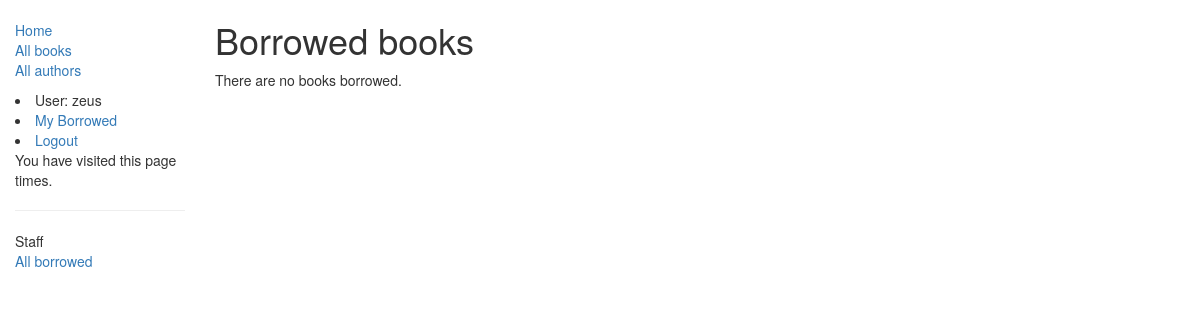
Before: /catalog/mybooks/ (signed in) with the older database file.
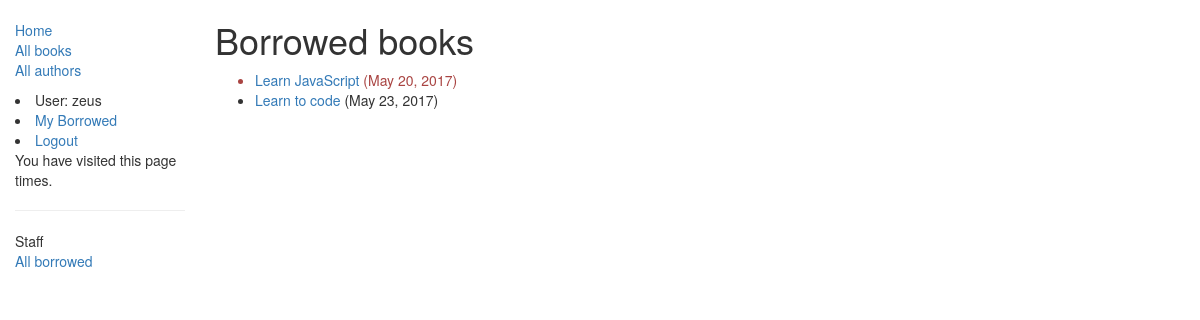
After: the same page with the newer database file.
### catalog/models.py (models this page shows, shortened)
class BookInstance(models.Model):
    id = models.UUIDField(primary_key=True, default=uuid.uuid4, help_text="Unique ID for this particular book across whole library")
    book = models.ForeignKey('Book', on_delete=models.SET_NULL, null=True)
    imprint = models.CharField(max_length=200)
    due_back = models.DateField(null=True, blank=True)
    LOAN_STATUS = (
        ('d', 'Maintenance'),
        ('o', 'On loan'),
        ('a', 'Available'),
        ('r', 'Reserved'),
    )
    status = models.CharField(max_length=1, choices=LOAN_STATUS, blank=True, default='d', help_text='Book availability')
    borrower = models.ForeignKey(User, on_delete=models.SET_NULL, null=True, blank=True)
    @property
    def is_overdue(self):
        if date.today() > self.due_back:
            return True
        return False
    class Meta:
        ordering = ["due_back"]
        permissions = (("can_mark_returned", "Set book as returned"),)

class Book(models.Model):
    title = models.CharField(max_length=200)
    author = models.ForeignKey('Author', on_delete=models.SET_NULL, null=True)
    summary = models.TextField(max_length=1000, help_text="Enter a brief description of the book")
    isbn = models.CharField('ISBN',max_length=13, help_text='13 Character <a href="https://www.isbn-international.org/content/what-isbn">ISBN number</a>')
    genre = models.ManyToManyField(Genre, help_text="Select a genre for this book")
    def display_genre(self):
        """
        Creates a string for the Genre. This is required to display genre in Admin.
        """
        return ', '.join([ genre.name for genre in self.genre.all()[:3] ])
    display_genre.short_description = 'Genre'

### catalog/views.py (the view)
class LoanedBooksByUserListView(LoginRequiredMixin,generic.ListView):
    model = BookInstance
    template_name ='catalog/bookinstance_list_borrowed_user.html'
    paginate_by = 10
    def get_queryset(self):
        return BookInstance.objects.filter(borrower=self.request.user).filter(status__exact='o').order_by('due_back')

### catalog/templates/catalog/bookinstance_list_borrowed_user.html
{% extends "base_generic.html" %}
{% block content %}
    <h1>Borrowed books</h1>
    {% if bookinstance_list %}
    <ul>
      {% for bookinst in bookinstance_list %}
      <li class="{% if bookinst.is_overdue %}text-danger{% endif %}">
        <a href="{% url 'book-detail' bookinst.book.pk %}">{{bookinst.book.title}}</a> ({{ bookinst.due_back }})
      </li>
      {% endfor %}
    </ul>
    {% else %}
      <p>There are no books borrowed.</p>
    {% endif %}
{% endblock %}

Changed rows visible on the page:
now on this page (row edited): BookInstance: book "Learn JavaScript", due_back "May 20, 2017"
now on this page (row edited): BookInstance: book "Learn to code", due_back "May 23, 2017"
Other visible differences:
text no longer shown: "There are no books borrowed."
